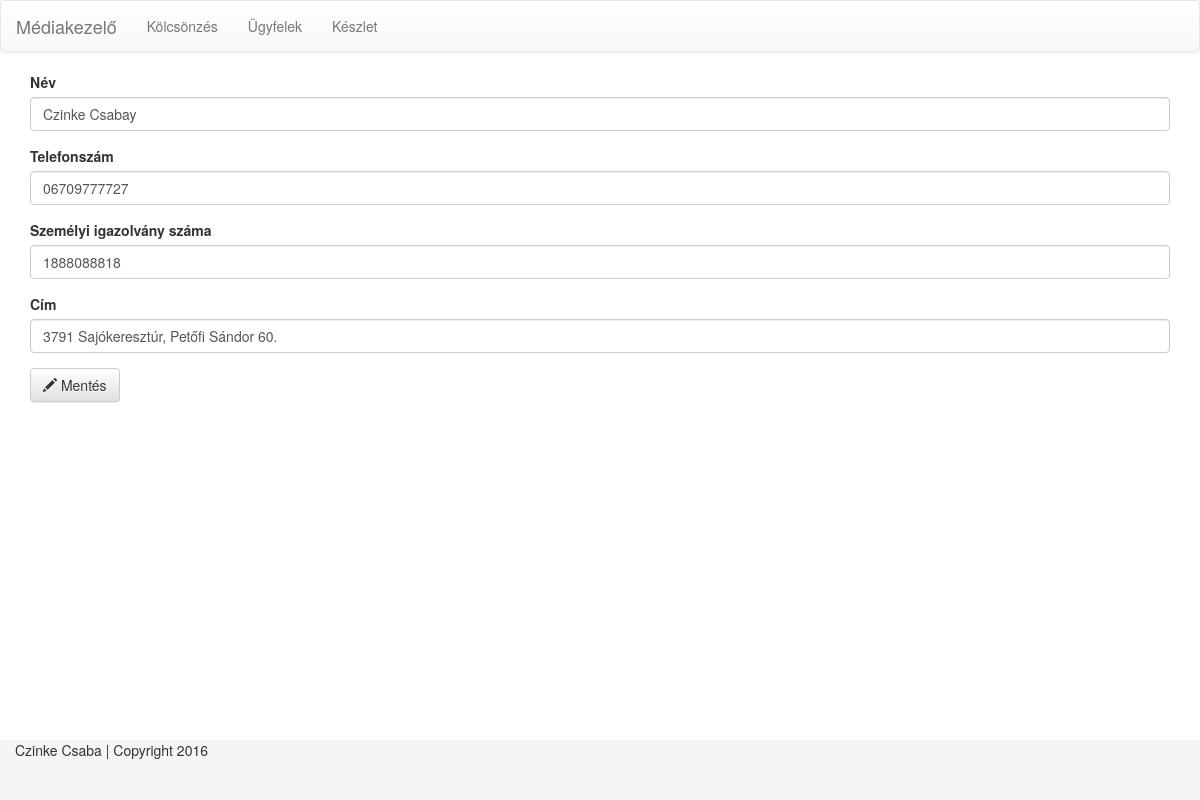
The page /customer/editcustomer/1/ on the database its author committed.
### customerService/models.py (models this page shows, shortened)
class Customer(models.Model):
    name = models.CharField(max_length=200)
    customer_identifier = models.CharField(max_length=200, unique=True)
    phone_number = models.CharField(max_length=20)
    personal_identifier = models.CharField(max_length=20)
    address = models.CharField(max_length=200)
    is_deleted = models.BooleanField(default=False)

### customerService/views.py (the view)
# urls.py: url(r'^editcustomer/(?P<customer_id>[0-9]+)/$', views.edit_customer, name='editcustomer'),
def edit_customer(request, customer_id):
    template = loader.get_template(TemplateKeys.edit_customer)
    context = {
        'customer': DataAccess.get_customer_by_id(customer_id),
    }
    return HttpResponse(template.render(context, request))

### customerService/data_access/customer_data_access.py (called while the page is built)
def get_customer_by_id(customer_id):
    return Customer.objects.get(id = customer_id)

### customerService/templates/editcustomer.html (shortened to what this page needs)
{% extends "header_footer.html" %}
{% block content %}
<div class="container">
    <form action="{% url 'customer:updatecustomer' customer.id%}" method="post" role="form">
        <div class="form-group">
            <label for="name">Név</label>
            <input type="text" name="name" id="name" class="form-control" value="{{customer.name}}"/>
        </div>
        <div class="form-group">
            <label for="phone">Telefonszám</label>
            <input type="text" name="phone" id="phone" class="form-control" value="{{customer.phone_number}}"/>
        </div>
        <div class="form-group">
            <label for="pid">Személyi igazolvány száma</label>
            <input type="text" name="pid" id="pid" class="form-control" value="{{customer.personal_identifier}}"/>
        </div>
        <div class="form-group">
            <label for="address">Cím</label>
            <input type="text" name="address" id="address" class="form-control" value="{{customer.address}}"/>
        </div>
        <button type="submit" class="btn btn-default"><span class="glyphicon glyphicon-pencil"></span> Mentés</button>
    </form>
</div>
{% endblock %}

### rows shown on the page
Customer: name "Czinke Csabay", phone "06709777727", pid "1888088818", address "3791 Sajókeresztúr, Petőfi Sándor 60."
